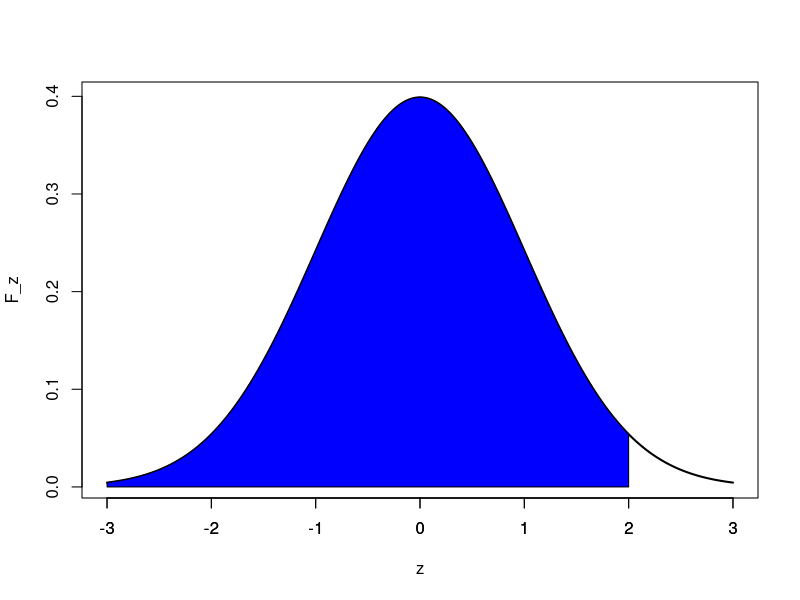
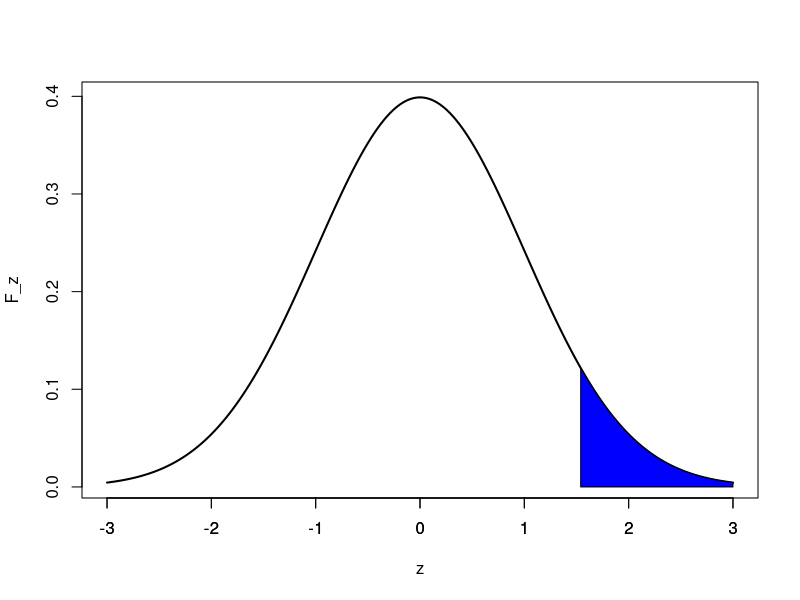
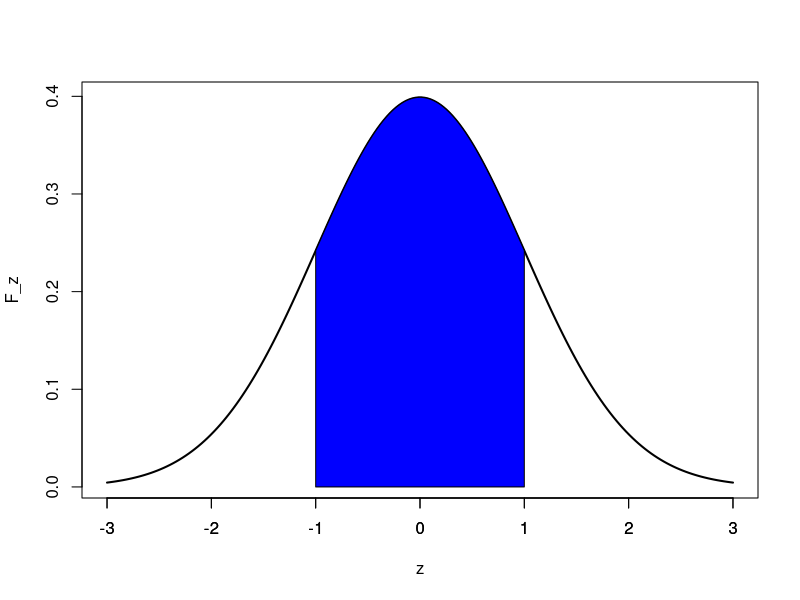
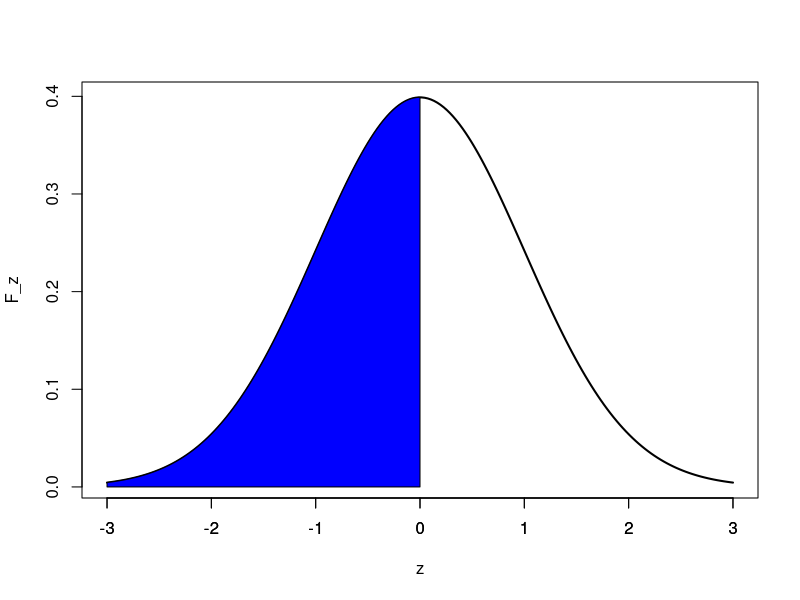
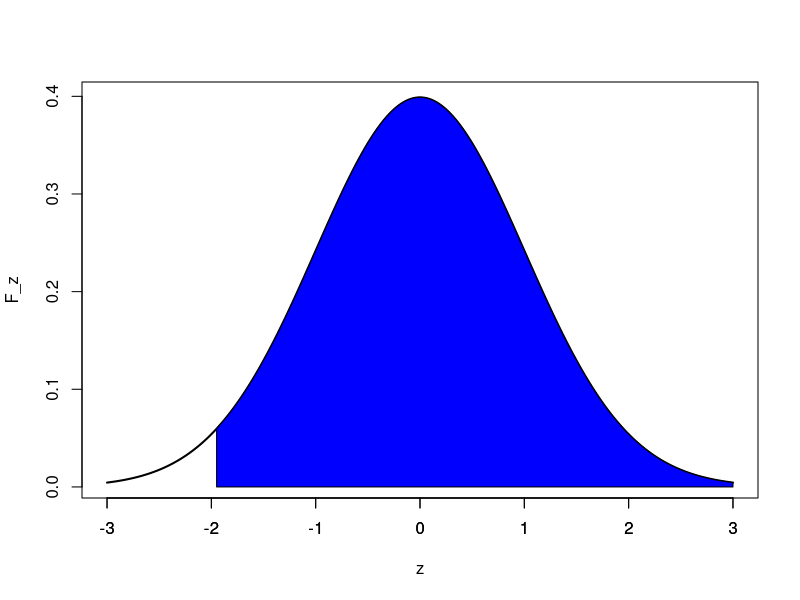
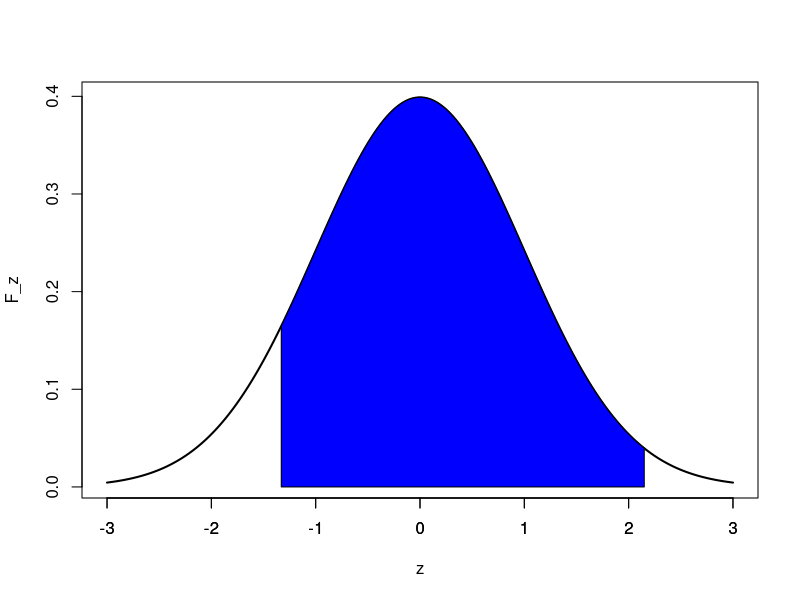
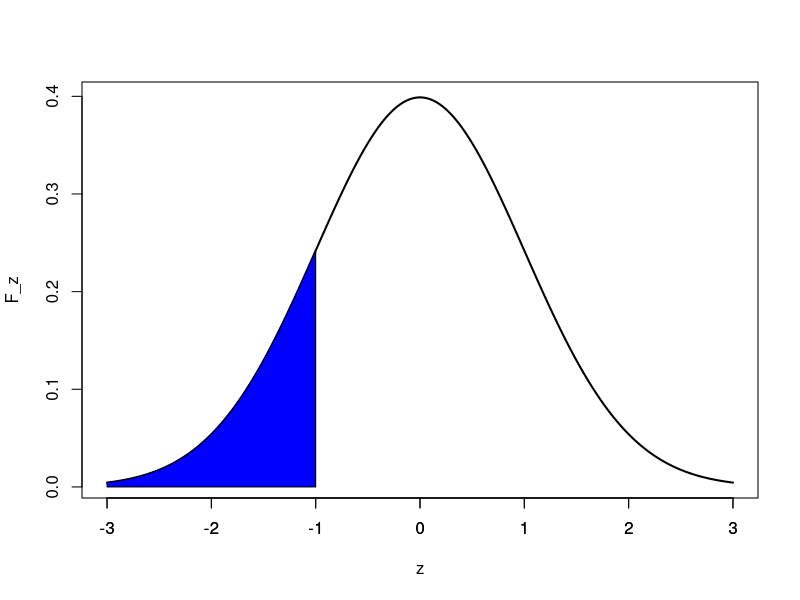

Here is the R script that generated these plots, in order:
## ---- chunk 1
knitr::opts_chunk$set(echo = TRUE)
## ---- chunk 2
plot_area <- function(a,b){
z=seq(-3,3,length=200)
F_z=dnorm(z,mean = 0,sd=1)
plot(z,F_z,type="l", lwd=2, col="black")
z=seq(a,b,length=200)
F_z=dnorm(z,mean = 0,sd=1)
polygon(c(a,z,b),c(0,F_z,0),col="blue")
axis(side = 1, at=-3:3)
}
## ---- chunk 3
pnorm(2,0,1)
plot_area(-3,2)
## ---- chunk 4
1 - pnorm(1.54,0,1)
plot_area(1.54,3)
## ---- chunk 5
pnorm(1,0,1) - pnorm(-1,0,1)
plot_area(-1,1)
## ---- chunk 6
pnorm(0,0,1)
plot_area(-3,0)
## ---- chunk 7
1 - pnorm(-1.95,0,1)
plot_area(-1.95,3)
## ---- chunk 8
pnorm(2.15,0,1) - pnorm(-1.33,0,1)
plot_area(-1.33,2.15)
## ---- chunk 9
pnorm(-1,0,1)
plot_area(-3,-1)
## ---- chunk 10
1 - pnorm(2.5,mean = 0,sd=1)
## ---- chunk 11
pnorm(1,0,1) - pnorm(-2,0,1)
## ---- chunk 12
# Simular 30 datos con media 75 y desviación 10
Notas <- rnorm(30,75,10)
# Redondeando los resultados
Notas <- round(Notas,digits = 0)
print(Notas)
## ---- chunk 13
qnorm(0.55,0,1)
## ---- chunk 14
qnorm(0.62,0,1)
